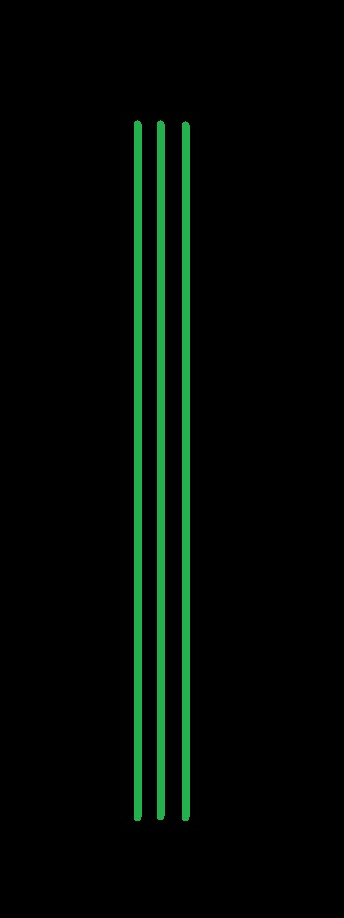
#> input picture image.jpg, 344 x 918 px, given in place of the camera
$ python quantization_test.py
#> lines starting #> are read from the running program, lines starting #| are printed output that depends on the picture; after the words box and inside, x2 and y2 are one past the last pixel; in counts of white or black regions, pixels touching at a corner belong together
import cv2
import numpy as np
import matplotlib.pyplot as plt
from collections import deque
import statistics

def moving_average(data, window_size=7):
    """Smooth data with a simple moving average."""
    if len(data) < window_size:
        return data
    return np.convolve(data, np.ones(window_size)/window_size, mode='same')

class OscilloscopeDisplay:
    def __init__(self, width=800, height=400, history_length=50):
        self.width = width
        self.height = height
        self.history = deque(maxlen=history_length)
        self.time_axis = np.linspace(0, 2*np.pi, width)

        # Set up matplotlib with oscilloscope style
        plt.style.use('dark_background')
        self.fig, self.ax = plt.subplots(figsize=(10, 5))
        self.fig.patch.set_facecolor('black')
        self.ax.set_facecolor('black')

        # Oscilloscope grid
        self.ax.grid(True, color='#00FF00', alpha=0.3, linestyle='-', linewidth=0.5)
        self.ax.set_xlim(0, width)
        self.ax.set_ylim(-2, 2)

        # Remove ticks and labels for clean look
        self.ax.set_xticks([])
        self.ax.set_yticks([])

        # Phosphor green color
        self.phosphor_green = '#00FF00'
        self.dim_green = '#004400'

    def add_waveform(self, data):
        """Add new curvature data to the oscilloscope display"""
        if len(data) == 0:
            return

        # Normalize data to fit display range
        if np.max(np.abs(data)) > 0:
            normalized_data = data / np.max(np.abs(data)) * 1.5
        else:
            normalized_data = data

        # Resample to fit display width
        if len(normalized_data) != self.width:
            x_old = np.linspace(0, self.width-1, len(normalized_data))
            x_new = np.linspace(0, self.width-1, self.width)
            normalized_data = np.interp(x_new, x_old, normalized_data)

        self.history.append(normalized_data)

    def render(self):
        """Render the oscilloscope display"""
        self.ax.clear()

        # Set up oscilloscope appearance
        self.ax.set_facecolor('black')
        self.ax.grid(True, color=self.dim_green, alpha=0.3, linestyle='-', linewidth=0.5)
        self.ax.set_xlim(0, self.width)
        self.ax.set_ylim(-2, 2)
        self.ax.set_xticks([])
        self.ax.set_yticks([])

        # Add center line
        self.ax.axhline(y=0, color=self.dim_green, linewidth=1, alpha=0.5)

        # Draw historical traces (fading)
        if len(self.history) > 1:
            for i, trace in enumerate(list(self.history)[:-1]):
                alpha = 0.1 + (i / len(self.history)) * 0.3
                self.ax.plot(range(self.width), trace,
                           color=self.phosphor_green, alpha=alpha, linewidth=1)

        # Draw current trace (brightest) with glow effect
        if len(self.history) > 0:
            current_trace = self.history[-1]

            # Add glow effect by plotting multiple times with decreasing alpha and increasing width
            for i in range(3):
                self.ax.plot(range(self.width), current_trace,
                           color=self.phosphor_green, alpha=0.2-i*0.05, linewidth=6+i*2)

            # Main bright trace on top
            self.ax.plot(range(self.width), current_trace,
                       color=self.phosphor_green, alpha=1.0, linewidth=2)

        # Add oscilloscope-style title
        self.ax.text(0.02, 0.95, 'CURVATURE OSCILLOSCOPE',
                    transform=self.ax.transAxes, color=self.phosphor_green,
                    fontsize=12, fontweight='bold', family='monospace')

        # Add technical readouts
        if len(self.history) > 0:
            current_data = self.history[-1]
            peak_val = np.max(np.abs(current_data))
            rms_val = np.sqrt(np.mean(current_data**2))

            self.ax.text(0.02, 0.05, f'PEAK: {peak_val:.3f}',
                        transform=self.ax.transAxes, color=self.phosphor_green,
                        fontsize=10, family='monospace')
            self.ax.text(0.02, 0.12, f'RMS:  {rms_val:.3f}',
                        transform=self.ax.transAxes, color=self.phosphor_green,
                        fontsize=10, family='monospace')

        plt.tight_layout()
        plt.subplots_adjust(left=0, right=1, top=1, bottom=0)

        # Convert to image
        self.fig.canvas.draw()
        # Use buffer_rgba() for newer matplotlib versions
        try:
            buf = np.frombuffer(self.fig.canvas.buffer_rgba(), dtype=np.uint8)
            w, h = self.fig.canvas.get_width_height()
            scope_img = buf.reshape(h, w, 4)[:, :, :3]  # Remove alpha channel
        except AttributeError:
            # Fallback for older matplotlib versions
            try:
                buf = np.frombuffer(self.fig.canvas.tostring_rgb(), dtype=np.uint8)
                w, h = self.fig.canvas.get_width_height()
                scope_img = buf.reshape(h, w, 3)
            except AttributeError:
                # Last resort - use tostring_argb
                buf = np.frombuffer(self.fig.canvas.tostring_argb(), dtype=np.uint8)
                w, h = self.fig.canvas.get_width_height()
                scope_img = buf.reshape(h, w, 4)[:, :, 1:4]  # Extract RGB from ARGB

        # Add scanline effect
        scope_img = self.add_scanlines(scope_img)

        return scope_img

    def add_scanlines(self, img):
        """Add CRT-style scanlines for authentic oscilloscope look"""
        h, w = img.shape[:2]
        for y in range(0, h, 3):
            if y < h:
                img[y, :] = img[y, :] * 0.8
        return img

class CurvatureSmoother:
    def __init__(self, maxlen=5):
        self.history = deque(maxlen=maxlen)

    def add(self, curv):
        self.history.append(curv)

    def get_smoothed(self):
        if not self.history:
            return []
        max_len = max(len(c) for c in self.history)
        padded = [np.pad(c, (0, max_len - len(c)), 'constant') for c in self.history]
        avg = np.mean(padded, axis=0)
        return avg

def curvature(contour, k=15):
    n = len(contour)
    curvatures = []
    for i in range(n):
        p1 = contour[i % n][0]
        p2 = contour[(i - k) % n][0]
        p3 = contour[(i + k) % n][0]

        mat = np.array([
            [p1[0], p1[1], 1],
            [p2[0], p2[1], 1],
            [p3[0], p3[1], 1]
        ])

        A = np.linalg.det(mat)
        if abs(A) < 1e-6:
            curvatures.append(0)
            continue

        Dx = np.linalg.det(np.array([
            [p1[0]**2 + p1[1]**2, p1[1], 1],
            [p2[0]**2 + p2[1]**2, p2[1], 1],
            [p3[0]**2 + p3[1]**2, p3[1], 1]
        ]))

        Dy = -np.linalg.det(np.array([
            [p1[0]**2 + p1[1]**2, p1[0], 1],
            [p2[0]**2 + p2[1]**2, p2[0], 1],
            [p3[0]**2 + p3[1]**2, p3[0], 1]
        ]))

        xc = Dx / (2*A)
        yc = Dy / (2*A)
        r = np.sqrt((p1[0] - xc)**2 + (p1[1] - yc)**2)
        curvature_val = 1/r if r != 0 else 0
        curvatures.append(curvature_val)

    return np.array(curvatures)

# Main execution
cap = cv2.VideoCapture(0)
oscilloscope = OscilloscopeDisplay(width=800, height=400, history_length=20)
smoother = CurvatureSmoother(maxlen=5)

print("Starting Oscilloscope-Style Curvature Analyzer...")
print("Press ESC to quit")

while True:
    ret, frame = cap.read()
#> frame is the input picture: shape (918, 344, 3); mean B, G, R 4.3, 9.4, 2.3
    if not ret:
        break

    # Process frame for green objects
    hsv = cv2.cvtColor(frame, cv2.COLOR_BGR2HSV)
#> hsv: shape (918, 344, 3); mean H, S, V 9.3, 29.9, 9.5
    lower_green = np.array([36, 25, 25])
    upper_green = np.array([86, 255, 255])
    mask = cv2.inRange(hsv, lower_green, upper_green)
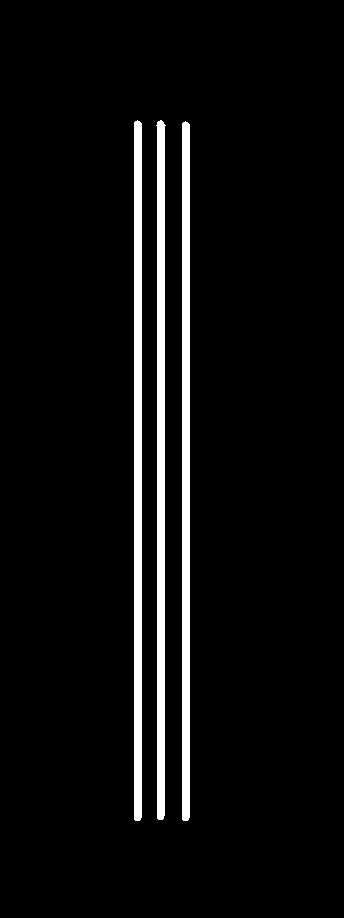
#> mask: shape (918, 344); 5.3% white; 3 white regions, box (x1, y1, x2, y2) and area: (134, 120, 142, 821) 5592, (156, 120, 166, 820) 5585, (182, 121, 190, 821) 5584
    mask = cv2.morphologyEx(mask, cv2.MORPH_OPEN, np.ones((5, 5), np.uint8))
#> mask: shape (918, 344); 5.3% white; 3 white regions

    contours, _ = cv2.findContours(mask, cv2.RETR_EXTERNAL, cv2.CHAIN_APPROX_NONE)
#> contours = 3 contours; box (x1, y1, x2, y2) and area: (134, 121, 142, 821) 4887, (182, 122, 190, 821) 4880, (157, 121, 165, 820) 4878

    # Prepare display frame
    display_frame = frame.copy()

    # Process largest contour
    if contours:
        # Find largest contour by area
        largest_contour = max(contours, key=cv2.contourArea)
#> largest_contour = contour of 1406 points, box (x1, y1, x2, y2) (134, 121, 142, 821), area 4887

        if len(largest_contour) >= 10:
            # Calculate curvature
            curv = curvature(largest_contour, k=15)
#> in curvature, `n = len(contour)`: n = 1406
#> the loop in curvature, `for i in range(n):` made 1406 passes
#> (mat, A) on passes 17 to 19: ([[134, 137, 1], [134, 122, 1], [134, 152, 1]], 0), ([[134, 138, 1], [134, 123, 1], [134, 153, 1]], 0), ([[134, 139, 1], [134, 124, 1], [134, 154, 1]], 0)
#> after the loop in curvature, `for i in range(n):`: curvatures = 1406 values, max 0.143 at index 1404, min 0 at index 16, mean 0.00425
#> curv has the same summary as curvatures in curvature
            curv_smooth = moving_average(curv, window_size=9)
#> curv_smooth = 1406 values, max 0.136 at index 699, min 0 at index 20, mean 0.00403

            # Add to temporal smoother
            smoother.add(curv_smooth)
            curv_time_smooth = smoother.get_smoothed()

            # Update oscilloscope with smoothed data
            # Fixed the curvature inversion calculation
            if len(curv_time_smooth) > 0:
                # Avoid division by zero and handle small values
                safe_curv = np.where(np.abs(curv_time_smooth) > 1e-6, curv_time_smooth, 1e-6)
                oscilloscope.add_waveform(np.abs(1/safe_curv))

            # Draw contour on frame
            cv2.drawContours(display_frame, [largest_contour], -1, (0, 255, 0), 2)

            # Add info text
            cv2.putText(display_frame, f'Contour Points: {len(largest_contour)}',
                       (10, 30), cv2.FONT_HERSHEY_SIMPLEX, 0.7, (0, 255, 0), 2)
            cv2.putText(display_frame, f'Max Curvature: {np.max(curv_smooth):.4f}',
                       (10, 60), cv2.FONT_HERSHEY_SIMPLEX, 0.7, (0, 255, 0), 2)
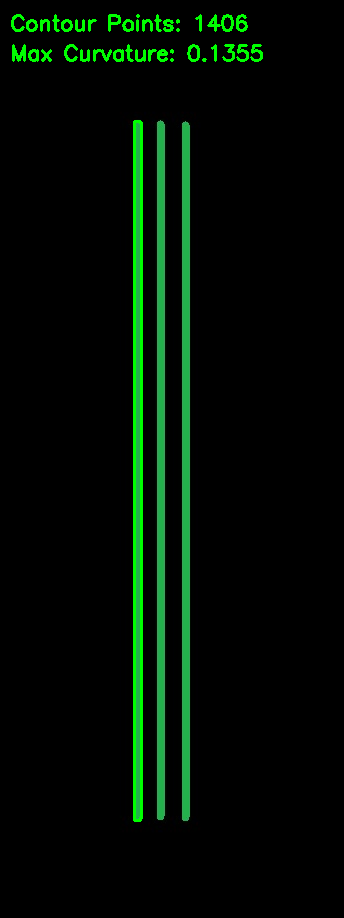
#> display_frame: shape (918, 344, 3); mean B, G, R 3.6, 13.8, 1.9

    # Render oscilloscope display
    scope_display = oscilloscope.render()

    # Show displays
    cv2.imshow('Green Object Detection', display_frame)
    cv2.imshow('Curvature Oscilloscope', scope_display)
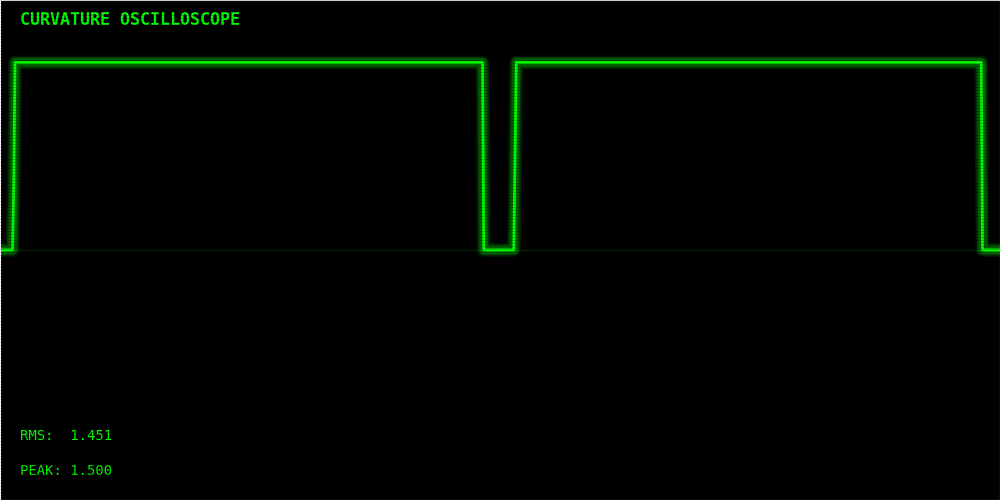
#> window 'Curvature Oscilloscope': shape (500, 1000, 3); mean B, G, R 0.7, 6.4, 0.7

    # Check for exit
    if cv2.waitKey(1) & 0xFF == 27:  # ESC key
#> (key Esc is pressed here)
        break

# Cleanup
cap.release()
cv2.destroyAllWindows()
plt.close('all')
print("Oscilloscope session ended.")
